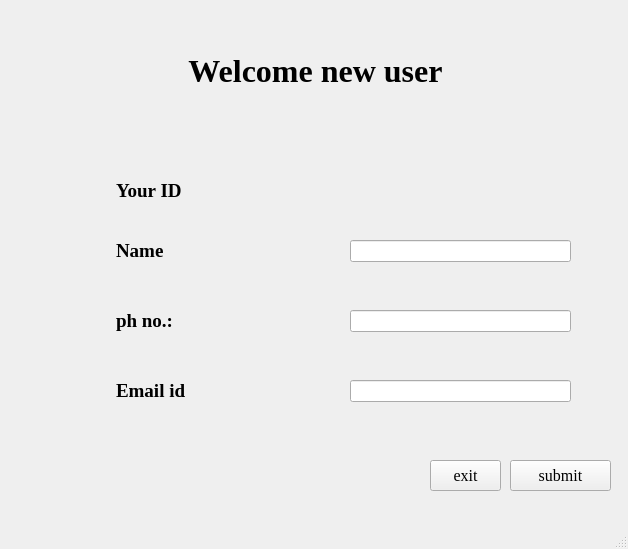
<?xml version="1.0" encoding="UTF-8"?>
<ui version="4.0">
 <class>Registration</class>
 <widget class="QMainWindow" name="Registration">
  <property name="geometry">
   <rect>
    <x>0</x>
    <y>0</y>
    <width>628</width>
    <height>549</height>
   </rect>
  </property>
  <property name="windowTitle">
   <string>MainWindow</string>
  </property>
  <widget class="QWidget" name="centralwidget">
   <widget class="QLabel" name="L_your_id">
    <property name="geometry">
     <rect>
      <x>116</x>
      <y>160</y>
      <width>241</width>
      <height>61</height>
     </rect>
    </property>
    <property name="font">
     <font>
      <family>Times New Roman</family>
      <pointsize>14</pointsize>
      <weight>75</weight>
      <bold>true</bold>
     </font>
    </property>
    <property name="text">
     <string>Your ID</string>
    </property>
   </widget>
   <widget class="QLabel" name="L_name">
    <property name="geometry">
     <rect>
      <x>116</x>
      <y>220</y>
      <width>241</width>
      <height>61</height>
     </rect>
    </property>
    <property name="font">
     <font>
      <family>Times New Roman</family>
      <pointsize>14</pointsize>
      <weight>75</weight>
      <bold>true</bold>
     </font>
    </property>
    <property name="text">
     <string>Name</string>
    </property>
   </widget>
   <widget class="QLabel" name="L_ph">
    <property name="geometry">
     <rect>
      <x>116</x>
      <y>290</y>
      <width>241</width>
      <height>61</height>
     </rect>
    </property>
    <property name="font">
     <font>
      <family>Times New Roman</family>
      <pointsize>14</pointsize>
      <weight>75</weight>
      <bold>true</bold>
     </font>
    </property>
    <property name="text">
     <string>ph no.:</string>
    </property>
   </widget>
   <widget class="QLabel" name="L_email">
    <property name="geometry">
     <rect>
      <x>116</x>
      <y>360</y>
      <width>241</width>
      <height>61</height>
     </rect>
    </property>
    <property name="font">
     <font>
      <family>Times New Roman</family>
      <pointsize>14</pointsize>
      <weight>75</weight>
      <bold>true</bold>
     </font>
    </property>
    <property name="text">
     <string>Email id</string>
    </property>
   </widget>
   <widget class="QLineEdit" name="LE_name">
    <property name="geometry">
     <rect>
      <x>350</x>
      <y>240</y>
      <width>221</width>
      <height>22</height>
     </rect>
    </property>
    <property name="font">
     <font>
      <family>Times New Roman</family>
      <pointsize>14</pointsize>
     </font>
    </property>
    <property name="toolTip">
     <string>Type your name</string>
    </property>
   </widget>
   <widget class="QLineEdit" name="LE_ph">
    <property name="geometry">
     <rect>
      <x>350</x>
      <y>310</y>
      <width>221</width>
      <height>22</height>
     </rect>
    </property>
    <property name="font">
     <font>
      <family>Times New Roman</family>
      <pointsize>14</pointsize>
     </font>
    </property>
    <property name="toolTip">
     <string>Phone number</string>
    </property>
   </widget>
   <widget class="QLineEdit" name="LE_email">
    <property name="geometry">
     <rect>
      <x>350</x>
      <y>380</y>
      <width>221</width>
      <height>22</height>
     </rect>
    </property>
    <property name="font">
     <font>
      <family>Times New Roman</family>
      <pointsize>14</pointsize>
     </font>
    </property>
    <property name="toolTip">
     <string>Email address</string>
    </property>
   </widget>
   <widget class="QLabel" name="L_id">
    <property name="geometry">
     <rect>
      <x>390</x>
      <y>170</y>
      <width>141</width>
      <height>31</height>
     </rect>
    </property>
    <property name="font">
     <font>
      <family>Times New Roman</family>
      <pointsize>14</pointsize>
     </font>
    </property>
    <property name="toolTip">
     <string>Your unique ID number</string>
    </property>
    <property name="text">
     <string/>
    </property>
   </widget>
   <widget class="QLabel" name="L_welcome">
    <property name="geometry">
     <rect>
      <x>20</x>
      <y>20</y>
      <width>591</width>
      <height>101</height>
     </rect>
    </property>
    <property name="font">
     <font>
      <family>Times New Roman</family>
      <pointsize>24</pointsize>
      <weight>75</weight>
      <bold>true</bold>
     </font>
    </property>
    <property name="text">
     <string>Welcome new user</string>
    </property>
    <property name="alignment">
     <set>Qt::AlignCenter</set>
    </property>
   </widget>
   <widget class="QLabel" name="bg_image">
    <property name="geometry">
     <rect>
      <x>10</x>
      <y>10</y>
      <width>611</width>
      <height>501</height>
     </rect>
    </property>
    <property name="text">
     <string/>
    </property>
    <property name="pixmap">
     <pixmap>../../../Game/FlappyBird/Assets/f1ba78c7eb9f547e8afc7455fd1f1544.png</pixmap>
    </property>
    <property name="scaledContents">
     <bool>true</bool>
    </property>
   </widget>
   <widget class="QPushButton" name="B_exit">
    <property name="geometry">
     <rect>
      <x>430</x>
      <y>460</y>
      <width>71</width>
      <height>31</height>
     </rect>
    </property>
    <property name="font">
     <font>
      <family>Times New Roman</family>
      <pointsize>12</pointsize>
     </font>
    </property>
    <property name="text">
     <string>exit</string>
    </property>
   </widget>
   <widget class="QPushButton" name="B_submit">
    <property name="geometry">
     <rect>
      <x>510</x>
      <y>460</y>
      <width>101</width>
      <height>31</height>
     </rect>
    </property>
    <property name="font">
     <font>
      <family>Times New Roman</family>
      <pointsize>12</pointsize>
     </font>
    </property>
    <property name="text">
     <string>submit</string>
    </property>
   </widget>
   <zorder>bg_image</zorder>
   <zorder>L_your_id</zorder>
   <zorder>L_name</zorder>
   <zorder>L_ph</zorder>
   <zorder>L_email</zorder>
   <zorder>LE_name</zorder>
   <zorder>LE_ph</zorder>
   <zorder>LE_email</zorder>
   <zorder>L_id</zorder>
   <zorder>L_welcome</zorder>
   <zorder>B_exit</zorder>
   <zorder>B_submit</zorder>
  </widget>
  <widget class="QMenuBar" name="menubar">
   <property name="geometry">
    <rect>
     <x>0</x>
     <y>0</y>
     <width>628</width>
     <height>26</height>
    </rect>
   </property>
  </widget>
  <widget class="QStatusBar" name="statusbar"/>
 </widget>
 <resources/>
 <connections/>
</ui>
